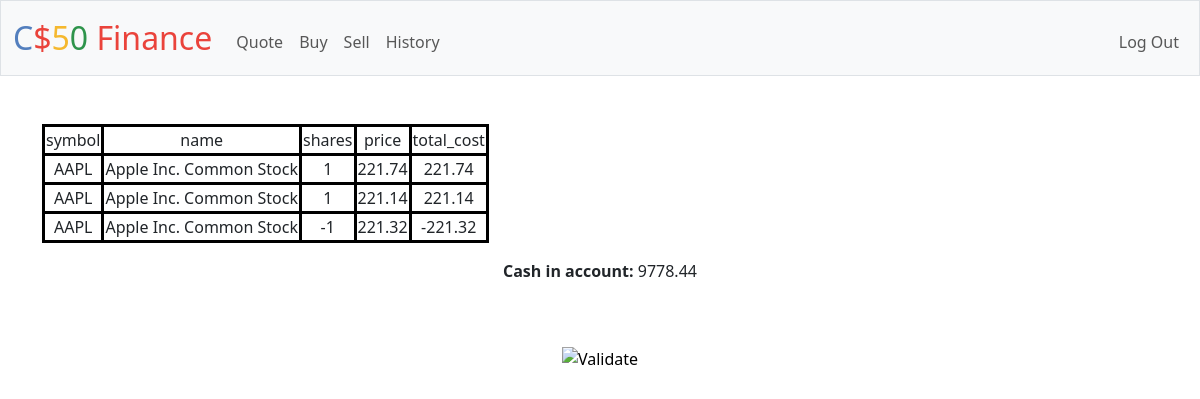
The page / (signed in) on the database its author committed.
### tables this page shows
CREATE TABLE transactions (id INTEGER PRIMARY KEY AUTOINCREMENT NOT NULL,user_id INTEGER NOT NULL, stock_name TEXT NOT NULL, stock_symbol TEXT NOT NULL, price NUMERIC NOT NULL, time TIMESTAMP DEFAULT CURRENT_TIMESTAMP, shares INTEGER NOT NULL, status TEXT, FOREIGN KEY (user_id) REFERENCES users (id));

CREATE TABLE users (id INTEGER PRIMARY KEY AUTOINCREMENT NOT NULL, username TEXT NOT NULL, hash TEXT NOT NULL, cash NUMERIC NOT NULL DEFAULT 10000.00);

### app.py (the view)
@app.route("/")
@login_required
def index():
    user_id = session["user_id"]
    rows = db.execute("SELECT stock_symbol, stock_name, shares, price, shares * price AS total_cost FROM transactions WHERE user_id = ?", user_id)
    current_cash = db.execute("SELECT cash FROM users WHERE id = ?", user_id)[0]["cash"]
    return render_template("index.html", rows=rows, current_cash=current_cash)

### app.py (called while the page is built)
@app.after_request
def after_request(response):
    response.headers["Cache-Control"] = "no-cache, no-store, must-revalidate"
    response.headers["Expires"] = 0
    response.headers["Pragma"] = "no-cache"
    return response

### helpers.py (called while the page is built)
def login_required(f):
    @wraps(f)
    def decorated_function(*args, **kwargs):
        if session.get("user_id") is None:
            return redirect("/login")
        return f(*args, **kwargs)
    return decorated_function

### templates/index.html (shortened to what this page needs)
{% extends "layout.html" %}
{% block main %}
    <table>
        <tr>
            <td>symbol</td>
            <td>name</td>
            <td>shares</td>
            <td>price</td>
            <td>total_cost</td>
        </tr>
        <tr>
        {% for row in rows %}
            <td>{{row.stock_symbol}}</td>
            <td>{{row.stock_name}}</td>
            <td>{{row.shares}}</td>
            <td>{{row.price}}</td>
            <td>{{row.total_cost}}</td>
        </tr>
        {% endfor %}
    </table>
    <p><div><b>Cash in account: </b>{{current_cash}}</div></p>
{% endblock %}

### templates/layout.html (shortened to what this page needs)
<!DOCTYPE html>
<html lang="en">
    <head>
        <link href="https://cdn.jsdelivr.net/npm/bootstrap@5.3.3/dist/css/bootstrap.min.css" rel="stylesheet">
        <link href="/static/styles.css" rel="stylesheet">
    </head>
    <body>
        <nav class="bg-light border navbar navbar-expand-md navbar-light">
            <div class="container-fluid">
                <a class="navbar-brand" href="/"><span class="blue">C</span><span class="red">$</span><span class="yellow">5</span><span class="green">0</span> <span class="red">Finance</span></a>
                <div class="collapse navbar-collapse" id="navbar">
                    {% if session["user_id"] %}
                        <ul class="navbar-nav me-auto mt-2">
                            <li class="nav-item"><a class="nav-link" href="/quote">Quote</a></li>
                            <li class="nav-item"><a class="nav-link" href="/buy">Buy</a></li>
                            <li class="nav-item"><a class="nav-link" href="/sell">Sell</a></li>
                            <li class="nav-item"><a class="nav-link" href="/history">History</a></li>
                        </ul>
                        <ul class="navbar-nav ms-auto mt-2">
                            <li class="nav-item"><a class="nav-link" href="/logout">Log Out</a></li>
                        </ul>
                    {% else %}
                        <ul class="navbar-nav ms-auto mt-2">
                            <li class="nav-item"><a class="nav-link" href="/register">Register</a></li>
                            <li class="nav-item"><a class="nav-link" href="/login">Log In</a></li>
                        </ul>
                    {% endif %}
                </div>
            </div>
        </nav>
        <main class="container py-5 text-center">
            {% block main %}{% endblock %}
        </main>
        <footer class="mb-5">
            <form action="https://validator.w3.org/check" class="text-center" enctype="multipart/form-data" method="post" target="_blank">
                <input alt="Validate" src="/static/I_heart_validator.png" type="image">
            </form>
        </footer>
    </body>
</html>

### static/styles.css (style rules this page uses)
nav .navbar-brand { font-size: xx-large; }
nav .navbar-brand .blue { color: #537fbe; }
nav .navbar-brand .red { color: #ea433b; }
nav .navbar-brand .yellow { color: #f5b82e; }
nav .navbar-brand .green { color: #2e944b; }
table { border: solid black; }
tr { border: solid black; }
td { border: solid black; }

### rows shown on the page
transactions: stock_symbol "AAPL", stock_name "Apple Inc. Common Stock", shares "1", price "221.74", total_cost "221.74"
transactions: stock_symbol "AAPL", stock_name "Apple Inc. Common Stock", shares "1", price "221.14", total_cost "221.14"
transactions: stock_symbol "AAPL", stock_name "Apple Inc. Common Stock", shares "-1", price "221.32", total_cost "-221.32"
users: cash "9778.44"
